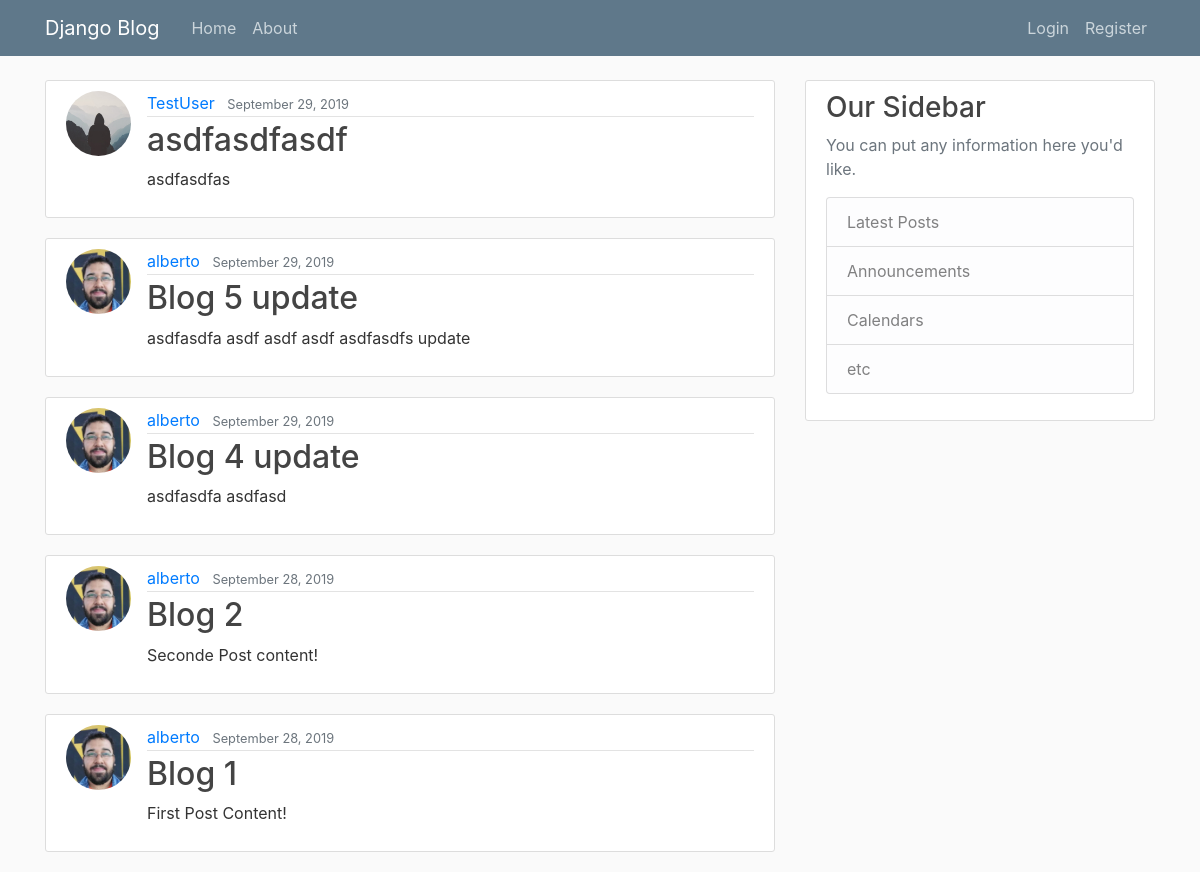
The page / on the database its author committed.
### blog/models.py (models this page shows, shortened)
class Post(models.Model):
    title = models.CharField(max_length=100)
    content = models.TextField()
    date_posted = models.DateTimeField(default=timezone.now)
    author = models.ForeignKey(User, on_delete=models.CASCADE)

### users/models.py (models this page shows, shortened)
class Profile(models.Model):
    user = models.OneToOneField(User, on_delete=models.CASCADE)
    image = models.ImageField(default='default.jpeg', upload_to='profile_pics')

### blog/views.py (the view)
# urls.py: path('', PostListView.as_view(), name='blog-home'),
class PostListView(ListView):
    model = Post
    template_name = 'blog/home.html'
    context_object_name = 'posts'
    ordering = ['-date_posted']

### blog/templates/blog/home.html
{% extends "blog/base.html" %}
{% block content %}
	{% for post in posts %}
	<article class="media content-section">
		<img src="{{ post.author.profile.image.url }}" alt="" class="rounded-circle article-img" >
	  <div class="media-body">
	    <div class="article-metadata">
	      <a class="mr-2" href="#">{{ post.author }}</a>
	      <small class="text-muted">{{ post.date_posted|date:"F d, Y" }}</small>
	    </div>
	    <h2><a class="article-title" href="{% url 'post-detail' post.id %}">{{ post.title }}</a></h2>
	    <p class="article-content">{{ post.content }}</p>
	  </div>
	</article>
	{% endfor %}
{% endblock content %}

### blog/static/blog/main.css (style rules this page uses)
body { background: #fafafa; color: #333333; margin-top: 5rem; }
h1, h2, h3, h4, h5, h6 { color: #444444; }
.content-section { background: #ffffff; padding: 10px 20px; border: 1px solid #dddddd; border-radius: 3px; margin-bottom: 20px; }
.article-title { color: #444444; }
.article-content { white-space: pre-line; }
.article-img { height: 65px; width: 65px; margin-right: 16px; }
.article-metadata { padding-bottom: 1px; margin-bottom: 4px; border-bottom: 1px solid #e3e3e3 }

### rows shown on the page
Post: author.profile.image (placeholder picture), author "TestUser", date_posted "September 29, 2019", title "asdfasdfasdf", content "asdfasdfas"
Post: author.profile.image (picture), author "alberto", date_posted "September 29, 2019", title "Blog 5 update", content "asdfasdfa asdf asdf asdf asdfasdfs update"
Post: author.profile.image (picture), author "alberto", date_posted "September 29, 2019", title "Blog 4 update", content "asdfasdfa asdfasd"
Post: author.profile.image (picture), author "alberto", date_posted "September 28, 2019", title "Blog 2", content "Seconde Post content!"
Post: author.profile.image (picture), author "alberto", date_posted "September 28, 2019", title "Blog 1", content "First Post Content!"
